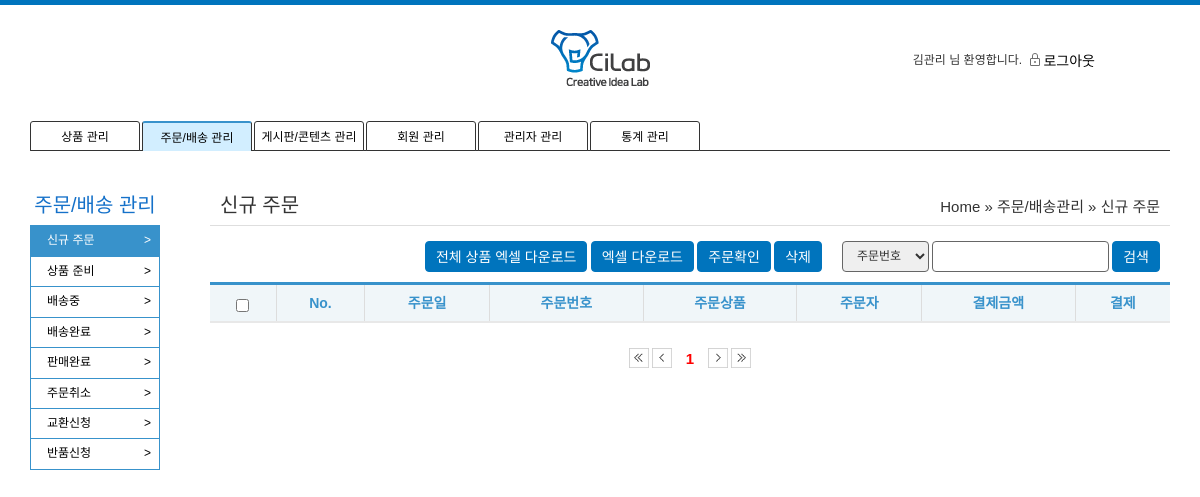
The page /admin/order/list.php?type=1 (signed in) on the database as committed earlier.
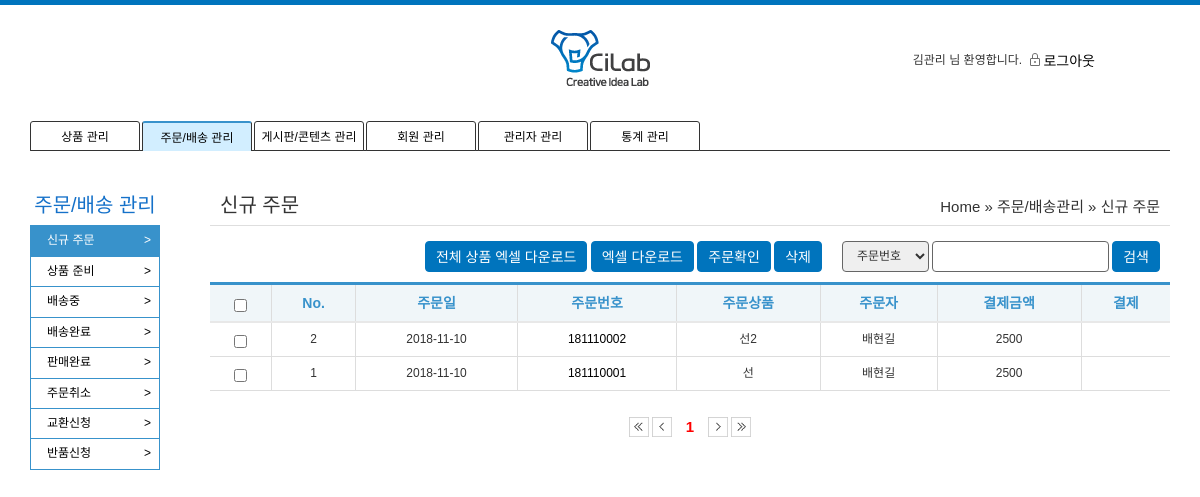
The same page on the database as committed later.
### tables this page shows
CREATE TABLE IF NOT EXISTS `tb_product` (
  `pk_no` int(11) NOT NULL,
  `fd_name` varchar(50) DEFAULT NULL,
  `fd_price` int(11) DEFAULT NULL,
  `fd_category` varchar(50) DEFAULT NULL,
  `fd_content` longtext DEFAULT NULL,
  `fd_stock` int(11) DEFAULT NULL,
  `fd_date` varchar(50) DEFAULT NULL,
  `fd_status` varchar(50) DEFAULT NULL,
  `fd_delivery` int(11) DEFAULT NULL,
  `fd_made` varchar(50) DEFAULT NULL,
  `fd_main_img` varchar(200) DEFAULT NULL,
  `fd_new_main_img` varchar(200) DEFAULT NULL,
  `fd_sub_img` varchar(200) DEFAULT NULL,
  `fd_new_sub_img` varchar(200) DEFAULT NULL,
  `fd_option` varchar(200) DEFAULT NULL,
  `fk_admin` varchar(50) DEFAULT NULL,
  PRIMARY KEY (`pk_no`)
);

CREATE TABLE IF NOT EXISTS `tb_order` (
  `pk_no` int(11) NOT NULL AUTO_INCREMENT,
  `fk_order_number` varchar(50) DEFAULT NULL,
  `fd_date` date DEFAULT NULL,
  `fd_product_no` int(11) DEFAULT NULL,
  `fd_order_id` varchar(50) DEFAULT NULL,
  `fd_order_hp` varchar(50) DEFAULT NULL,
  `fd_order_name` varchar(50) DEFAULT NULL,
  `fd_order_mail` varchar(50) DEFAULT NULL,
  `fd_del_name` varchar(50) DEFAULT NULL,
  `fd_del_zip` varchar(50) DEFAULT NULL,
  `fd_del_address1` varchar(50) DEFAULT NULL,
  `fd_del_address2` varchar(50) DEFAULT NULL,
  `fd_del_hp` varchar(50) DEFAULT NULL,
  `fd_del_comment` varchar(50) DEFAULT NULL,
  `fd_price` int(11) DEFAULT NULL,
  `fd_del_fee` int(11) DEFAULT 0,
  `fd_payment` varchar(50) DEFAULT NULL,
  `fd_paynum` varchar(50) DEFAULT NULL,
  `fd_invoice_number` varchar(50) DEFAULT NULL,
  `fd_status` varchar(50) DEFAULT '1',
  `fd_status_msg` varchar(200) DEFAULT NULL,
  PRIMARY KEY (`pk_no`)
);

### admin/order/list.php (the view, shortened to what the changed rows need)
<?php
	include '../admin_header.php';
	include_once("../../common.php");
	$page = $_GET['page'] ?? 1;
	$order_number = $_GET['order_number'] ?? '';
	$product_name = $_GET['product_name'] ?? '';
	$order_name = $_GET['order_name'] ?? '';
	$type = $_GET['type'] ?? 1;
	$date = $_GET['date'] ?? '';
	$total_count = order_get_count($order_number,$order_name,$product_name,$type);
	if($type==1){
		$list_text = '결제';
	}else if($type==2){
		$type_text = '상품 준비';
		$list_text = '송장입력';
	}
	$query_string = $_SERVER['QUERY_STRING'];
	$query_arr = explode('&', $query_string);
	$query_string ="";
	foreach ($query_arr as $query) {
		$query_sp = explode('=', $query);
		if($query_sp[0]!='page'){
			$query_string .= $query."&";
		}
	}
?>
<section class="container">
	<table class="list-table">
		<thead class="admin_list">
			<tr>
				<th class="thead_th">
					<input type="checkbox" id="chk_all">
				</th>
				<th scope="col" class="thead_th">No.</th>
				<th scope="col" class="thead_th">주문일</th>
				<th scope="col" class="thead_th">주문번호</th>
				<th scope="col" class="thead_th">주문상품</th>
				<th scope="col" class="thead_th">주문자</th>
				<th scope="col" class="thead_th">결제금액</th>
				<th scope="col" class="thead_th"><?=$list_text?></th>
			</tr>
		</thead>
		<tbody>
				<?php
					if ($type == 5){
						$result = while_get_order_list_date($page,$order_number,$order_name,$product_name,$type,$date);
					}else{
						$result = while_get_order_list($page,$order_number,$order_name,$product_name,$type);
					}
					while ($r = mysqli_fetch_array($result)) {
				?>
			<tr>
				<td class="tbody_td">
					<input type="checkbox" class="list_chk">
				</td>
				<td class="tbody_td"><?= $r['row']?></td>
				<td class="tbody_td"><?= $r['fd_date']?></td>
				<td class="tbody_td"><a href="detail.php?type=<?=$type?>&no=<?=$r['pk_no']?>"><?= $r['fk_order_number']?></a></td>
				<td class="tbody_td"><?=$r['fd_name']?></td>
				<td class="tbody_td"><?=$r['fd_order_name']?></td>
				<td class="tbody_td"><?=$r['fd_price']?></td>
				<?php
				if($type ==1){
					echo '<td class="tbody_td">'.$r["fd_payment"].'</td>';
				}else if($type ==2){
					echo '<td class="tbody_td"><input type="text" class="input_invoice"></td>';
				}else if($type ==3 || $type ==4 || $type == 5){
					echo '<td class="tbody_td">'.$r['fd_invoice_number'].'</td>';
				}else if($type>=6){
					echo '<td><a class="btn type05" id="show_msg">보기</a><input type="hidden" id="status_msg" value="'.$r['fd_status_msg'].'"></td>';
					echo '<td><a class="btn type05" id="conf_cancel">승인</a></td>';
					echo '<td><a class="btn type05" id="refuse_cancel">반려</a></td>';
				}
				?>
			</tr>
				<?php
				}
				?>
		</tbody>
	</table>
	<div class="page_nav">
		<a href="?<?=$query_string?>page=1">
			<img src="/images/icon/btn_first.png" alt="pre" id="first_img" class="page_nav_btn">
		</a>
		<a href="?<?=$query_string?>page=<?php if($page>1){ echo $page-1;}else{ echo '1';} ?>">
			<img src="/images/icon/btn_prev.png" alt="pre" id="prev_img" class="page_nav_btn" >
		</a>
		<?php
			$page_info = make_page($page,$total_count,$query_string,10);
		?>
		<a href="?<?=$query_string?>page=<?php if($page<$page_info[0]){ echo $page+1;}else{ echo $page_info[1];} ?>">
			<img src="/images/icon/btn_next.png" alt="pre" id="next_img" class="page_nav_btn">
		</a>
		<a href="?<?=$query_string?>page=<?=$page_info[0]?>">
			<img src="/images/icon/btn_last.png" alt="pre" id="last_img" class="page_nav_btn">
		</a>
	</div>
</section>
</body>
</html>

### common.php (shortened to what the changed rows need)
<?php
	include_once('config/db_config.php');
	$mysqli = new mysqli($host, $user, $pw, $dbName);
    function make_page($page,$total_count,$query_string,$count){
    	if($page%$count==1)
			$start_num = $page;
		else
			$start_num = (ceil($page/$count)-1)*$count+1;
		$total_count = $total_count[0];
		if($total_count == 0 ) $total_count = 1;
		$page_size = $count+$start_num-1;
		$total_page = ceil($total_count/$count);
		if($page_size>$total_page){
			$for_end = $total_page;
		}else{
			$for_end = $page_size;
		};
		for($i=$start_num; $i<=$for_end;$i++){
			if ($page ==$i){
				echo "<a class = 'page_num on'>".$i."</a>";
			}else{
				echo "<a href='?".$query_string."page=".$i."' class = 'page_nav_btn page_num'>".$i."</a>";
			}
		}
		return [$total_page,$for_end];
    }
	function query_send($query){
		global $mysqli;
		return mysqli_query($mysqli, $query);
	}
	function while_get_order_list($start_num,$order_number,$order_name,$product_name,$status){
		$start_num = ($start_num-1)*10;
		if($product_name == null){
			$query = 'SELECT @ROWNUM := @ROWNUM + 1 AS row, p.fd_name, o.* FROM (SELECT @ROWNUM := 0) R, tb_order o join tb_product p on o.fd_product_no= p.pk_no where o.fk_order_number like "%'.$order_number.'%" and o.fd_order_name like "%'.$order_name.'%" and o.fd_status like "%'.$status.'%" order by row desc limit '.$start_num.', 10 ';
		}else{
			$query = 'SELECT @ROWNUM := @ROWNUM + 1 AS row, p.fd_name, o.* FROM (SELECT @ROWNUM := 0) R, tb_order o join tb_product p on o.fd_product_no= p.pk_no where p.fd_name like "%'.$product_name.'%" order by row desc limit '.$start_num.', 10';
		}
		$result = query_send($query);
		return $result;
	}
	function order_get_count($order_number,$order_name,$product_name,$status){
		if($product_name == null){
			$query = 'select count(*) from tb_order where fk_order_number like "%'.$order_number.'%" and fd_order_name like "%'.$order_name.'%" and fd_status like "%'.$status.'%"';
		}else{
			$query = 'select count(o.pk_no) from tb_order o join tb_product p on o.fd_product_no = p.pk_no where p.fd_name like "%'.$product_name.'%" and o.fd_status="'.$status.'"' ;
		}
		$result = query_send($query);
		$count = mysqli_fetch_array($result);
		return $count;
	}
?>

Rows that differ between the two databases and show on the page:
added tb_product: row "2", tb_order.fd_date "2018-11-10", tb_order.fk_order_number "181110002", fd_name "선2", tb_order.fd_order_name "배현길", tb_order.fd_price "2500"
added tb_order: row "1", fd_date "2018-11-10", fk_order_number "181110001", tb_product.fd_name "선", fd_order_name "배현길", fd_price "2500"
